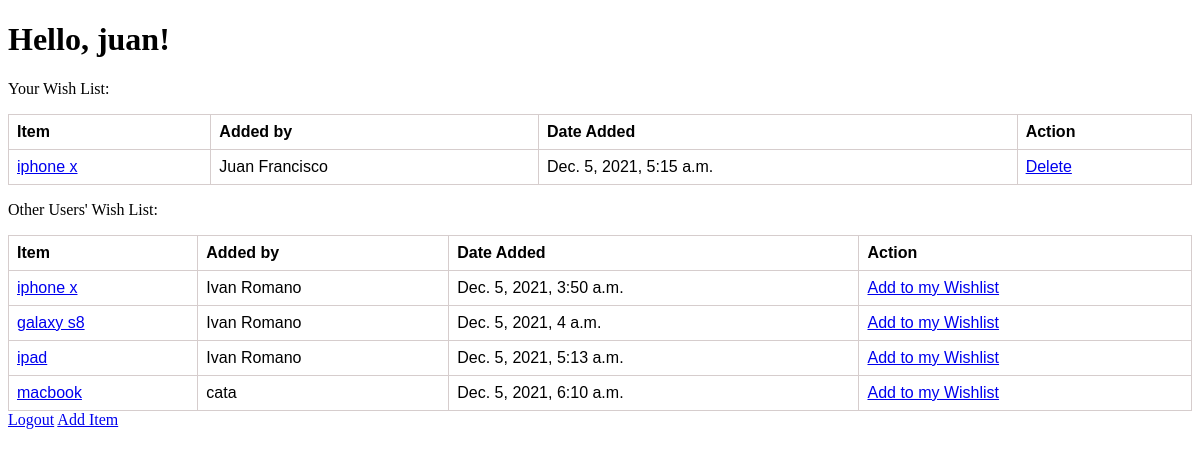
/dashboard (signed in), run on the app's committed database.
### apps/models.py (models this page shows)
class User(models.Model):
    name = models.CharField(max_length=255)
    username = models.CharField(max_length=255)
    password = models.CharField(max_length=255)
    date_hired = models.DateField()
    objects = UserManager()

class Item(models.Model):
    name = models.CharField(max_length=255)
    creator = models.ForeignKey(User, related_name='creator', on_delete=models.CASCADE)
    users = models.ManyToManyField(User, related_name='listed')
    date_created = models.DateTimeField(auto_now_add=True)
    objects = ItemManager()

### apps/views.py (the view)
# urls.py: path('dashboard', views.dashboard),
def dashboard(request):
    id = User.objects.get(username=request.session['username']).id
    name = User.objects.get(username=request.session['username']).name
    context = {
        'user' : request.session['username'],
        'my_items' : Item.objects.filter(creator=id),
        'listed_items' : Item.objects.filter(users=id),
        'others_items' : Item.objects.exclude(creator=id)
    }
    return render(request, 'dashboard.html', context)

### apps/templates/dashboard.html (shortened to what this page needs)
<!DOCTYPE html>
<html lang="en">
<head>
    {% load static %}
    <link rel="stylesheet" href="{% static 'css/estilo.css' %}">
</head>
<body>
    <h1> Hello, {{user}}!</h1>
    <p>Your Wish List:</p>
    <table>
        <thead>
            <th>Item</th>
            <th>Added by</th>
            <th>Date Added</th>
            <th>Action</th>
        </thead>
        {% for item in my_items %}
        <tr>
            <td><a href='/wish_items/{{item.id}}'>{{item.name}}</a></td>
            <td>{{item.creator.name}}</td>
            <td>{{item.date_created}}</td>
            <td><a href='/delete/{{item.id}}'>Delete</td>
        </tr>
        {% endfor %}
    </table>
    <p>Other Users' Wish List:</p>
    <table>
        <thead>
            <th>Item</th>
            <th>Added by</th>
            <th>Date Added</th>
            <th>Action</th>
        </thead>
        {% for item in others_items %}
        <tr>
            <td><a href='/wish_items/{{item.id}}'>{{item.name}}</a></td>
            <td>{{item.creator.name}}</td>
            <td>{{item.date_created}}</td>
            <td><a href='/addList/{{item.id}}'>Add to my Wishlist</td>
        </tr>
        {% endfor %}
    </table>
    <a href='/logout'>Logout</a>
    <a href='/addItem'>Add Item</a>
</body>
</html>

### apps/static/css/estilo.css (style rules this page uses)
table { font-family: arial, sans-serif; border-collapse: collapse; width: 100%; }
td, th { border: 1px solid #d6cdcd; text-align: left; padding: 8px; }

### data on the page
User: username "juan"
Item: name "iphone x", creator.name "Juan Francisco", date_created "Dec. 5, 2021, 5:15 a.m."
Item: name "iphone x", creator.name "Ivan Romano", date_created "Dec. 5, 2021, 3:50 a.m."
Item: name "galaxy s8", creator.name "Ivan Romano", date_created "Dec. 5, 2021, 4 a.m."
Item: name "ipad", creator.name "Ivan Romano", date_created "Dec. 5, 2021, 5:13 a.m."
Item: name "macbook", creator.name "cata", date_created "Dec. 5, 2021, 6:10 a.m."
